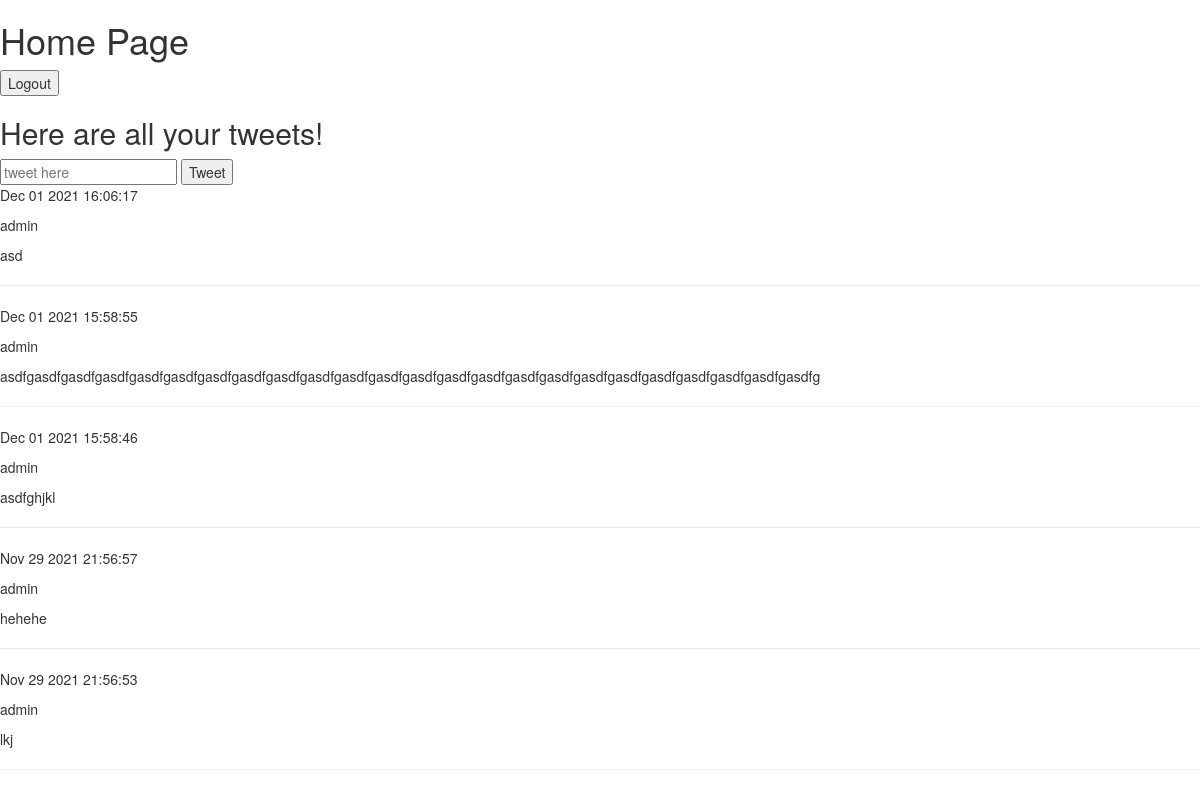
Page /core/ (signed in) on the committed database.
### core/models.py (models this page shows, shortened)
class Tweet(models.Model):
    created_at = models.DateTimeField(auto_now_add=True)
    author = models.ForeignKey(
        User, related_name="User", on_delete=models.CASCADE, null=True
    )
    body = models.TextField(max_length=280)
    def get_datetime(self):
        return self.created_at.strftime("%b %d %Y %H:%M:%S")

### core/views.py (the view)
# urls.py: path("", home, name="home"),
def home(request):
    if request.method == "POST":
        Tweet.objects.create(
            author=request.user,
            body=request.POST["body"],
        )
        return redirect(reverse("home"))
    if request.user.is_authenticated:
        context = {
            "title": "Home",
            "tweets": Tweet.objects.filter(author=request.user).order_by("-created_at"),
        }
        return render(request, "core/home.html", context)
    return redirect(reverse("login"))

### core/templates/core/home.html (shortened to what this page needs)
{% extends "base.html" %}
{% block content %}
<h1>Home Page</h1>
<form method="GET" action="/core/logout">
    <input type="submit" value="Logout">
</form>
<h2>Here are all your tweets!</h2>
<form method="POST" action="/core/">
    <input type="text" name="body" required placeholder="tweet here" minlength="1" maxlength="280">
    <button type="submit">Tweet</button>
</form>
{% for tweet in tweets %}
    <p>{{ tweet.get_datetime }}</p>
    <p>{{ tweet.author }}</p>
    <p>{{ tweet.body }}</p>
    <hr>
{% endfor %}
{% endblock %}

### rows in the picture
Tweet: get_datetime "Dec 01 2021 16:06:17", author "admin", body "asd"
Tweet: get_datetime "Dec 01 2021 15:58:55", author "admin", body "asdfgasdfgasdfgasdfgasdfgasdfgasdfgasdfgasdfgasdfgasdfgasdfgasdfgasdfgasdfgasdfgasdfgasdfgasdfgasdfgasdfgasdfgasdfgasdfg"
Tweet: get_datetime "Dec 01 2021 15:58:46", author "admin", body "asdfghjkl"
Tweet: get_datetime "Nov 29 2021 21:56:57", author "admin", body "hehehe"
Tweet: get_datetime "Nov 29 2021 21:56:53", author "admin", body "lkj"
